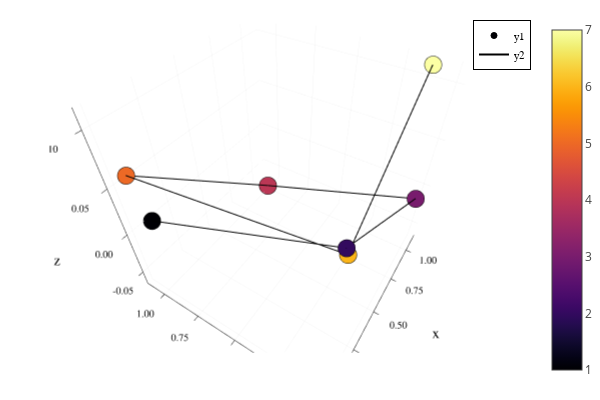

Here is the notebook cell this chart was saved with:
### Code cell
p = plot()
plotChain!(newQ)
display(p)

### Figure 1 — Plotly figure (JSON) as saved in the notebook; plotly's stock layout.template omitted (floating-point values rounded to 4 significant figures; data arrays with more than 128 entries replaced by an {"elided": "..."} marker saying what was removed)
{"data": [{"colorbar": {"title": {"text": ""}}, "legendgroup": "y1", "marker": {"color": "rgba(0, 0, 4, 1.000)", "line": {"color": "rgba(0, 0, 0, 1)", "width": 1}, "size": 6, "symbol": "circle"}, "mode": "markers", "name": "y1", "scene": "scene", "showlegend": true, "type": "scatter3d", "x": [0.1], "xaxis": "x", "y": [1.1], "yaxis": "y", "z": [7.405e-09], "zaxis": "z", "zmax": 7, "zmin": 1}, {"colorbar": {"title": {"text": ""}}, "legendgroup": "y1", "marker": {"color": "rgba(51, 10, 94, 1.000)", "line": {"color": "rgba(0, 0, 0, 1)", "width": 1}, "size": 6, "symbol": "circle"}, "mode": "markers", "name": "y1", "scene": "scene", "showlegend": false, "type": "scatter3d", "x": [8.217e-09], "xaxis": "x", "y": [3.715e-09], "yaxis": "y", "z": [0.1], "zaxis": "z", "zmax": 7, "zmin": 1}, {"colorbar": {"title": {"text": ""}}, "legendgroup": "y1", "marker": {"color": "rgba(120, 28, 109, 1.000)", "line": {"color": "rgba(0, 0, 0, 1)", "width": 1}, "size": 6, "symbol": "circle"}, "mode": "markers", "name": "y1", "scene": "scene", "showlegend": false, "type": "scatter3d", "x": [1.0], "xaxis": "x", "y": [5.501e-09], "yaxis": "y", "z": [7.636e-09], "zaxis": "z", "zmax": 7, "zmin": 1}, {"colorbar": {"title": {"text": ""}}, "legendgroup": "y1", "marker": {"color": "rgba(187, 55, 85, 1.000)", "line": {"color": "rgba(0, 0, 0, 1)", "width": 1}, "size": 6, "symbol": "circle"}, "mode": "markers", "name": "y1", "scene": "scene", "showlegend": false, "type": "scatter3d", "x": [0.9938], "xaxis": "x", "y": [0.998], "yaxis": "y", "z": [-0.06248], "zaxis": "z", "zmax": 7, "zmin": 1}, {"colorbar": {"title": {"text": ""}}, "legendgroup": "y1", "marker": {"color": "rgba(237, 105, 37, 1.000)", "line": {"color": "rgba(0, 0, 0, 1)", "width": 1}, "size": 6, "symbol": "circle"}, "mode": "markers", "name": "y1", "scene": "scene", "showlegend": false, "type": "scatter3d", "x": [-0.00262], "xaxis": "x", "y": [1.0], "yaxis": "y", "z": [0.06882], "zaxis": "z", "zmax": 7, "zmin": 1}, {"colorbar": {"title": {"text": ""}}, "legendgroup": "y1", "marker": {"color": "rgba(252, 181, 25, 1.000)", "line": {"color": "rgba(0, 0, 0, 1)", "width": 1}, "size": 6, "symbol": "circle"}, "mode": "markers", "name": "y1", "scene": "scene", "showlegend": false, "type": "scatter3d", "x": [0.008754], "xaxis": "x", "y": [-0.004595], "yaxis": "y", "z": [0.09413], "zaxis": "z", "zmax": 7, "zmin": 1}, {"colorbar": {"title": {"text": ""}}, "legendgroup": "y1", "marker": {"color": "rgba(252, 255, 164, 1.000)", "line": {"color": "rgba(0, 0, 0, 1)", "width": 1}, "size": 6, "symbol": "circle"}, "mode": "markers", "name": "y1", "scene": "scene", "showlegend": false, "type": "scatter3d", "x": [1.111], "xaxis": "x", "y": [0.1178], "yaxis": "y", "z": [0.1109], "zaxis": "z", "zmax": 7, "zmin": 1}, {"colorbar": {"title": {"text": ""}}, "hoverinfo": "none", "marker": {"cmax": 7, "cmin": 1, "color": [0.5], "colorscale": {"elided": "256x2 mixed values"}, "opacity": 1e-10, "showscale": true, "size": 1e-10}, "mode": "markers", "name": "y1", "scene": "scene", "showlegend": false, "type": "scatter3d", "x": [0.1], "xaxis": "x", "y": [1.1], "yaxis": "y", "z": [7.405e-09], "zaxis": "z", "zmax": 7, "zmin": 1}, {"colorbar": {"title": {"text": ""}}, "legendgroup": "y2", "line": {"color": "rgba(0, 0, 0, 1)", "dash": "solid", "shape": "linear", "width": 2}, "mode": "lines", "name": "y2", "scene": "scene", "showlegend": true, "type": "scatter3d", "x": [0.1, 8.217e-09, 1.0, 0.9938, -0.00262, 0.008754, 1.111], "xaxis": "x", "y": [1.1, 3.715e-09, 5.501e-09, 0.998, 1.0, -0.004595, 0.1178], "yaxis": "y", "z": [7.405e-09, 0.1, 7.636e-09, -0.06248, 0.06882, 0.09413, 0.1109], "zaxis": "z", "zmax": 7, "zmin": 1}], "layout": {"annotations": [], "height": 400, "legend": {"bgcolor": "rgba(255, 255, 255, 1.000)", "bordercolor": "rgba(0, 0, 0, 1)", "borderwidth": 1, "font": {"color": "rgba(0, 0, 0, 1)", "family": "sans-serif", "size": 11}, "title": {"font": {"color": "rgba(0, 0, 0, 1)", "family": "sans-serif", "size": 15}, "text": ""}, "tracegroupgap": 0, "traceorder": "normal", "x": 1, "xanchor": "auto", "y": 1, "yanchor": "auto"}, "margin": {"b": 20, "l": 0, "r": 0, "t": 20}, "paper_bgcolor": "rgba(255, 255, 255, 1.000)", "plot_bgcolor": "rgba(255, 255, 255, 1.000)", "scene": {"aspectmode": "auto", "aspectratio": {"x": 1, "y": 1, "z": 1}, "camera": {"center": {"x": 0, "y": 0, "z": 0}, "eye": {"x": -1.055, "y": -0.6713, "z": 1.186}, "projection": {"type": "perspective"}, "up": {"x": 0, "y": 0, "z": 1}}, "domain": {"x": [0.09128, 0.9934], "y": [0.07581, 0.9902]}, "xaxis": {"gridcolor": "rgba(0, 0, 0, 0.1)", "gridwidth": 0.5, "linecolor": "rgba(0, 0, 0, 1)", "mirror": false, "range": [-0.03603, 1.144], "showgrid": true, "showline": true, "showticklabels": true, "tickangle": 0, "tickcolor": "rgb(0, 0, 0)", "tickfont": {"color": "rgba(0, 0, 0, 1)", "family": "sans-serif", "size": 11}, "tickmode": "array", "ticks": "inside", "ticktext": ["0.00", "0.25", "0.50", "0.75", "1.00"], "tickvals": [0, 0.25, 0.5, 0.75, 1], "title": {"font": {"color": "rgba(0, 0, 0, 1)", "family": "sans-serif", "size": 15}, "text": "x"}, "type": "linear", "visible": true, "zeroline": false, "zerolinecolor": "rgba(0, 0, 0, 1)"}, "yaxis": {"gridcolor": "rgba(0, 0, 0, 0.1)", "gridwidth": 0.5, "linecolor": "rgba(0, 0, 0, 1)", "mirror": false, "range": [-0.03773, 1.133], "showgrid": true, "showline": true, "showticklabels": true, "tickangle": 0, "tickcolor": "rgb(0, 0, 0)", "tickfont": {"color": "rgba(0, 0, 0, 1)", "family": "sans-serif", "size": 11}, "tickmode": "array", "ticks": "inside", "ticktext": ["0.00", "0.25", "0.50", "0.75", "1.00"], "tickvals": [0, 0.25, 0.5, 0.75, 1], "title": {"font": {"color": "rgba(0, 0, 0, 1)", "family": "sans-serif", "size": 15}, "text": "y"}, "type": "linear", "visible": true, "zeroline": false, "zerolinecolor": "rgba(0, 0, 0, 1)"}, "zaxis": {"gridcolor": "rgba(0, 0, 0, 0.1)", "gridwidth": 0.5, "linecolor": "rgba(0, 0, 0, 1)", "mirror": false, "range": [-0.06768, 0.1161], "showgrid": true, "showline": true, "showticklabels": true, "tickangle": 0, "tickcolor": "rgb(0, 0, 0)", "tickfont": {"color": "rgba(0, 0, 0, 1)", "family": "sans-serif", "size": 11}, "tickmode": "array", "ticks": "inside", "ticktext": ["-0.05", "0.00", "0.05", "0.10"], "tickvals": [-0.05, 0, 0.05, 0.1], "title": {"font": {"color": "rgba(0, 0, 0, 1)", "family": "sans-serif", "size": 15}, "text": "z"}, "type": "linear", "visible": true, "zeroline": false, "zerolinecolor": "rgba(0, 0, 0, 1)"}}, "showlegend": true, "width": 600}}
